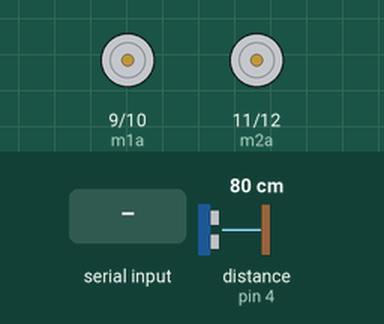
Bench run of a sketch on a simulated Arduino Uno, built with avr-gcc and run on an emulated ATmega328P. Shown: motor-driver pin pairs drawn as motors (green arrow = first pin HIGH = forward, orange = second pin HIGH = backward, longer = more drive). Wiring (inferred from the names in the program): ultrasonic range finder: trigger pin 7; echo pin 4. The test bench sets the inputs (shaded band); at power-on: distance to the obstacle (sensor on pin 4) 80 cm. The echo pulse lasts 58.3 µs per cm; what the sketch prints to the serial monitor is not drawn.

Above: at 1.2 s.
1.3 s: "F" received over Serial
At 2.5 s:
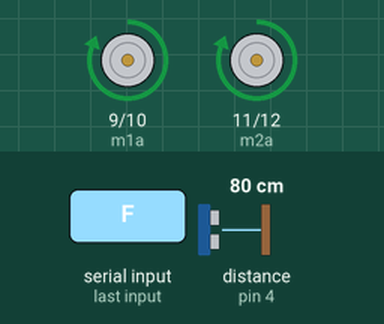
2.8 s: "B" received over Serial
At 3.7 s:
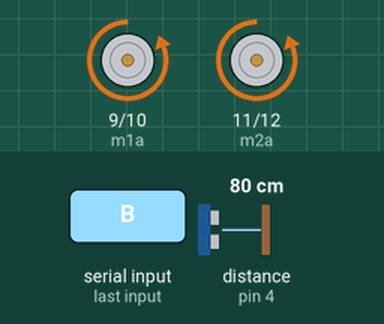
4.3 s: "L" received over Serial
At 4.9 s:
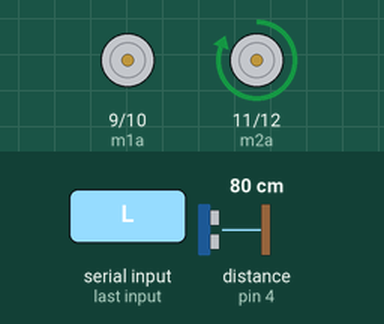
5.8 s: "R" received over Serial
At 6.2 s:
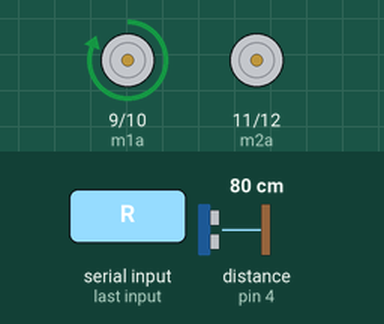
7.3 s: "J" received over Serial
At 8.1 s:
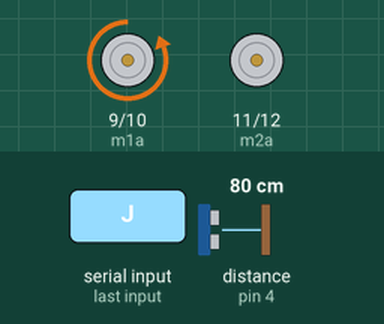
8.8 s: "H" received over Serial
At 9.3 s:
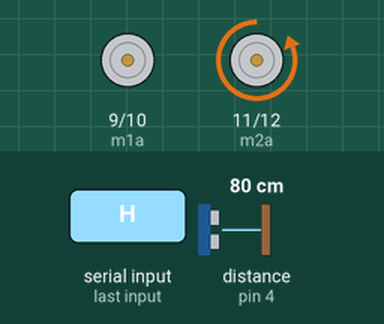
Timing chart, 0 to 11.3 s (numbered marks = the images above; inputs shaded):
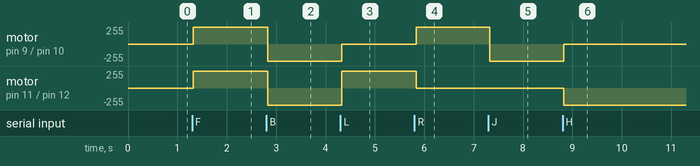

The sketch:

arduino_code.ino
```cpp
// Initialisation des variables :
int m1a = 9;
int m1b = 10;
int m2a = 11;
int m2b = 12;
char val;
const int trigPin1 = 7;
const int echoPin1 = 4;
long duration1;


int distance1;
// m1a, m1b, m2a, m2b : Définissent les broches de contrôle des deux moteurs.
// val : Variable pour stocker les valeurs reçues via Bluetooth.
// trigPin1, echoPin1 : Broches pour le capteur à ultrasons.
// duration1 : Stocke la durée du signal ultrasonique.
// distance1 : Stocke la distance mesurée par le capteur à ultrasons.

//Configuration initiale :
void setup() {
  pinMode(trigPin1, OUTPUT);
  pinMode(echoPin1, INPUT);
  pinMode(m1a, OUTPUT);
  pinMode(m1b, OUTPUT);
  pinMode(m2a, OUTPUT);
  pinMode(m2b, OUTPUT);
  Serial.begin(9600);
}

// pinMode() : Configure les broches comme entrées ou sorties.
// Serial.begin(9600) : Initialise la communication série à 9600 bauds pour recevoir les
//commandes via Bluetooth. (La communication série est une méthode de transfert de données
//entre un ordinateur et un périphérique ou entre deux microcontrôleurs).
//Boucle principale :
void loop() {
  while (Serial.available() > 0) {
    val = Serial.read();
    Serial.println(val);
  }
  // Serial.available() : Vérifie s'il y a des données disponibles pour être lues depuis le port série.
  // Serial.read() : Lit les données reçues et les stocke dans val.
  // Serial.println(val) : Affiche la valeur lue pour le débogage.

  digitalWrite(trigPin1, LOW);
  delayMicroseconds(2);
  digitalWrite(trigPin1, HIGH);
  delayMicroseconds(10);
  digitalWrite(trigPin1, LOW);
  duration1 = pulseIn(echoPin1, HIGH);
  distance1 = duration1 * 0.034 / 2;

  Serial.print("Distance: ");
  Serial.println(distance1);

  // digitalWrite() : Envoie un signal d'impulsion pour déclencher le capteur à ultrasons.
  // pulseIn() : Mesure la durée de l'impulsion renvoyée par l'écho du capteur.
  // distance1 = duration1 * 0.034 / 2 : Calcule la distance en cm en utilisant la durée de
  // l'impulsion.

  if (val == 'F') {
    if (distance1 < 30) {
      digitalWrite(m1a, LOW);
      digitalWrite(m1b, LOW);
      digitalWrite(m2a, LOW);
      digitalWrite(m2b, LOW);
      delay(1000);
    }
    digitalWrite(m1a, HIGH);
    digitalWrite(m1b, LOW);
    digitalWrite(m2a, HIGH);
    digitalWrite(m2b, LOW);
  } else if (val == 'B') {
    digitalWrite(m1a, LOW);
    digitalWrite(m1b, HIGH);
    digitalWrite(m2a, LOW);
    digitalWrite(m2b, HIGH);
  } else if (val == 'L') {
    digitalWrite(m1a, LOW);
    digitalWrite(m1b, LOW);
    digitalWrite(m2a, HIGH);
    digitalWrite(m2b, LOW);
  } else if (val == 'R') {
    digitalWrite(m1a, HIGH);
    digitalWrite(m1b, LOW);
    digitalWrite(m2a, LOW);
    digitalWrite(m2b, LOW);
  } else if (val == 'S')


  {
    digitalWrite(m1a, LOW);
    digitalWrite(m1b, LOW);
    digitalWrite(m2a, LOW);
    digitalWrite(m2b, LOW);
  } else if (val == 'I') {
    digitalWrite(m1a, HIGH);
    digitalWrite(m1b, LOW);
    digitalWrite(m2a, LOW);
    digitalWrite(m2b, LOW);
  } else if (val == 'J') {
    digitalWrite(m1a, LOW);
    digitalWrite(m1b, HIGH);
    digitalWrite(m2a, LOW);
    digitalWrite(m2b, LOW);
  } else if (val == 'G') {
    digitalWrite(m1a, LOW);
    digitalWrite(m1b, LOW);
    digitalWrite(m2a, HIGH);
    digitalWrite(m2b, LOW);
  } else if (val == 'H') {
    digitalWrite(m1a, LOW);
    digitalWrite(m1b, LOW);
    digitalWrite(m2a, LOW);
    digitalWrite(m2b, HIGH);
  }
}
// if(val == 'F') : Si la commande reçue est 'F', le fauteuil avance.
// if(distance1 < 30) : Si un obstacle est détecté à moins de 30 cm, le fauteuil s'arrête pour éviter la collision.
// else if(val == 'B') : Si la commande reçue est 'B', le fauteuil recule.
// else if(val == 'L') : Si la commande reçue est 'L', le fauteuil tourne à gauche.
// else if(val == 'R') : Si la commande reçue est 'R', le fauteuil tourne à droite.
// else if(val == 'S') : Si la commande reçue est 'S', le fauteuil s'arrête.
// else if(val == 'I') : Si la commande reçue est 'I', le fauteuil avance à droite.
// else if(val == 'J') : Si la commande reçue est 'J', le fauteuil recule à droite.
// else if(val == 'G') : Si la commande reçue est 'G', le fauteuil avance à gauche.
// else if(val == 'H') : Si la commande reçue est 'H', le fauteuil recule à gauche.
```

Measured:
- after the input at 1.3 s, motor on pin 9 (m1a) / pin 10 (m1b), motor on pin 11 (m2a) / pin 12 (m2b): stopped → forward 255/255 at once
- after the input at 2.8 s, motor on pin 9 (m1a) / pin 10 (m1b), motor on pin 11 (m2a) / pin 12 (m2b): forward 255/255 → backward 255/255 at once
- after the input at 4.3 s, motor on pin 9 (m1a) / pin 10 (m1b): backward 255/255 → stopped at once; motor on pin 11 (m2a) / pin 12 (m2b): backward 255/255 → forward 255/255 at once
- after the input at 5.8 s, motor on pin 9 (m1a) / pin 10 (m1b): stopped → forward 255/255 at once; motor on pin 11 (m2a) / pin 12 (m2b): forward 255/255 → stopped at once
- after the input at 7.3 s, motor on pin 9 (m1a) / pin 10 (m1b): forward 255/255 → backward 255/255 at once
- after the input at 8.8 s, motor on pin 9 (m1a) / pin 10 (m1b): backward 255/255 → stopped at once; motor on pin 11 (m2a) / pin 12 (m2b): stopped → backward 255/255 at once
